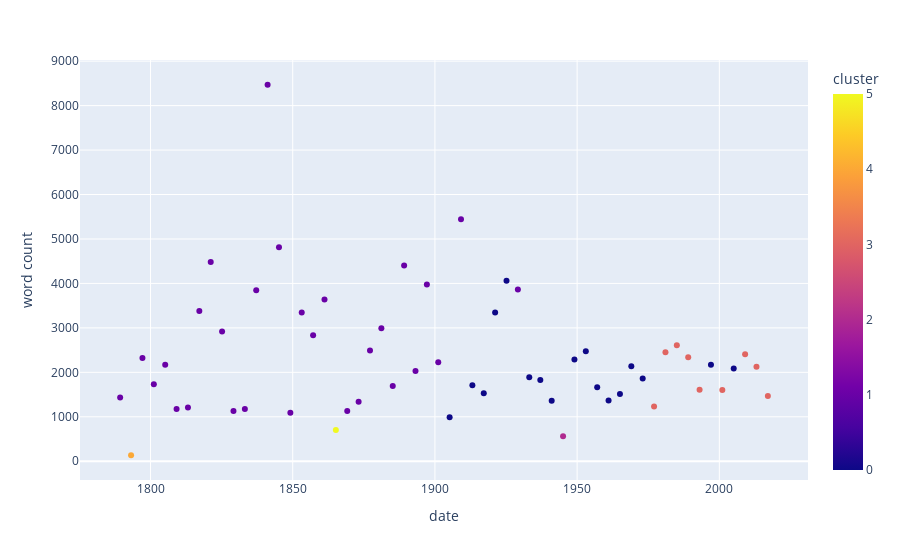

The cell this chart's notebook holds for it:
### Code cell
fig = px.scatter(df, x="date", y="word count", color = 'cluster', hover_name = 'name')
fig.show()

### Figure 1 — Plotly figure (JSON) as saved in the notebook; plotly's stock layout.template omitted (floating-point values rounded to 4 significant figures)
{"data": [{"hovertemplate": "<b>%{hovertext}</b><br><br>date=%{x}<br>word count=%{y}<br>cluster=%{marker.color}<extra></extra>", "hovertext": ["George Washington", "George Washington", "John Adams", "Thomas Jefferson", "Thomas Jefferson", "James Madison", "James Madison", "James Monroe", "James Monroe", "John Quincy Adams", "Andrew Jackson", "Andrew Jackson", "Martin van Buren", "William Henry Harrison", "James K. Polk", "Zachary Taylor", "Franklin Pierce", "James Buchanan", "Abraham Lincoln", "Abraham Lincoln", "Ulysses S. Grant", "Ulysses S. Grant", "Rutherford B. Hayes", "James A. Garfield", "Grover Cleveland", "Benjamin Harrison", "Grover Cleveland", "William McKinley", "William McKinley", "Theodore Roosevelt", "William Howard Taft", "Woodrow Wilson", "Woodrow Wilson", "Warren G. Harding", "Calvin Coolidge", "Herbert Hoover", "Franklin D. Roosevelt", "Franklin D. Roosevelt", "Franklin D. Roosevelt", "Franklin D. Roosevelt", "Harry S. Truman", "Dwight D. Eisenhower", "Dwight D. Eisenhower", "John F. Kennedy", "Lyndon B. Johnson", "Richard Nixon", "Richard Nixon", "Jimmy Carter", "Ronald Reagan", "Ronald Reagan", "George Bush", "William J. Clinton", "William J. Clinton", "George W. Bush", "George W. Bush", "Barack Obama", "Barack Obama", "Donald J. Trump"], "legendgroup": "", "marker": {"color": [1, 4, 1, 1, 1, 1, 1, 1, 1, 1, 1, 1, 1, 1, 1, 1, 1, 1, 1, 5, 1, 1, 1, 1, 1, 1, 1, 1, 1, 0, 1, 0, 0, 0, 0, 1, 0, 0, 0, 2, 0, 0, 0, 0, 0, 0, 0, 3, 3, 3, 3, 3, 0, 3, 0, 3, 3, 3], "coloraxis": "coloraxis", "symbol": "circle"}, "mode": "markers", "name": "", "orientation": "v", "showlegend": false, "type": "scatter", "x": ["1789-04-30T00:00:00", "1793-03-04T00:00:00", "1797-03-04T00:00:00", "1801-03-04T00:00:00", "1805-03-04T00:00:00", "1809-03-04T00:00:00", "1813-03-04T00:00:00", "1817-03-04T00:00:00", "1821-03-04T00:00:00", "1825-03-04T00:00:00", "1829-03-04T00:00:00", "1833-03-04T00:00:00", "1837-03-04T00:00:00", "1841-03-04T00:00:00", "1845-03-04T00:00:00", "1849-03-05T00:00:00", "1853-03-04T00:00:00", "1857-03-04T00:00:00", "1861-03-04T00:00:00", "1865-03-04T00:00:00", "1869-03-04T00:00:00", "1873-03-04T00:00:00", "1877-03-05T00:00:00", "1881-03-04T00:00:00", "1885-03-04T00:00:00", "1889-03-04T00:00:00", "1893-03-04T00:00:00", "1897-03-04T00:00:00", "1901-03-04T00:00:00", "1905-03-04T00:00:00", "1909-03-04T00:00:00", "1913-03-04T00:00:00", "1917-03-05T00:00:00", "1921-03-04T00:00:00", "1925-03-04T00:00:00", "1929-03-04T00:00:00", "1933-03-04T00:00:00", "1937-01-20T00:00:00", "1941-01-20T00:00:00", "1945-01-20T00:00:00", "1949-01-20T00:00:00", "1953-01-20T00:00:00", "1957-01-21T00:00:00", "1961-01-20T00:00:00", "1965-01-20T00:00:00", "1969-01-20T00:00:00", "1973-01-20T00:00:00", "1977-01-20T00:00:00", "1981-01-20T00:00:00", "1985-01-21T00:00:00", "1989-01-20T00:00:00", "1993-01-20T00:00:00", "1997-01-20T00:00:00", "2001-01-20T00:00:00", "2005-01-20T00:00:00", "2009-01-20T00:00:00", "2013-01-21T00:00:00", "2017-01-20T00:00:00"], "xaxis": "x", "y": [1434, 135, 2322, 1732, 2168, 1177, 1211, 3379, 4482, 2917, 1128, 1177, 3846, 8469, 4815, 1091, 3345, 2836, 3639, 705, 1132, 1341, 2493, 2993, 1691, 4401, 2028, 3977, 2225, 991, 5442, 1712, 1528, 3344, 4058, 3863, 1887, 1826, 1362, 562, 2290, 2476, 1663, 1368, 1512, 2135, 1861, 1231, 2454, 2607, 2341, 1610, 2171, 1602, 2084, 2408, 2125, 1469], "yaxis": "y"}], "layout": {"coloraxis": {"colorbar": {"title": {"text": "cluster"}}, "colorscale": [[0, "#0d0887"], [0.1111, "#46039f"], [0.2222, "#7201a8"], [0.3333, "#9c179e"], [0.4444, "#bd3786"], [0.5556, "#d8576b"], [0.6667, "#ed7953"], [0.7778, "#fb9f3a"], [0.8889, "#fdca26"], [1, "#f0f921"]]}, "legend": {"tracegroupgap": 0}, "margin": {"t": 60}, "xaxis": {"anchor": "y", "domain": [0, 1], "title": {"text": "date"}}, "yaxis": {"anchor": "x", "domain": [0, 1], "title": {"text": "word count"}}}}
